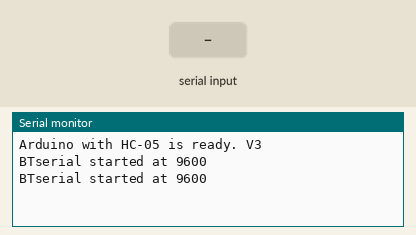
This sketch was run on a simulated Arduino Uno, built with avr-gcc and run on an emulated ATmega328P. Parts: the last lines printed to the serial monitor. Inputs (shaded band) come from the test bench.

Above: at 1.2 s.
1.3 s: "1" received over Serial
At 2.5 s:
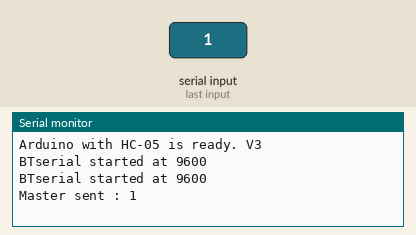
2.8 s: "1" received over the second serial link
At 3.8 s:
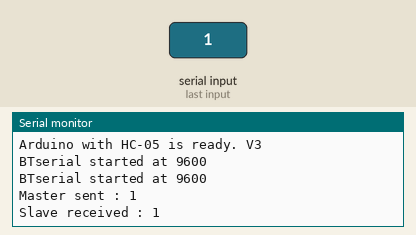
4.3 s: "0" received over Serial
At 4.9 s:
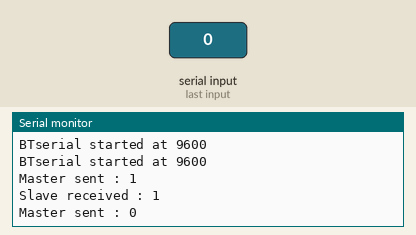
5.8 s: "0" received over the second serial link
At 7.2 s:
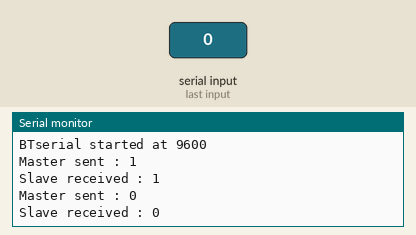

Measured:
- after the input at 1.3 s, the serial monitor: prints a new line at once (image 1)
- after the input at 2.8 s, the serial monitor: prints a new line at once (image 2)
- after the input at 4.3 s, the serial monitor: prints a new line at once (image 3)
- after the input at 5.8 s, the serial monitor: prints a new line at once (image 4)

The sketch:

HC_05.ino
```cpp
#include "Arduino.h"

// Basic Bluetooth sketch HC-05_02_38400
// Connect the HC-05 module and communicate using the serial monitor
//
// The HC-05 defaults to commincation mode when first powered on.
// Needs to be placed in to AT mode
// After a factory reset the default baud rate for communication mode is 38400
//
//
//  Pins
//  BT VCC to Arduino 5V out.
//  BT GND to GND
//  BT RX to Arduino pin 3 (through a voltage divider)
//  BT TX to Arduino pin 2 (no need voltage divider)

#include <SoftwareSerial.h>
SoftwareSerial BTSerial(2, 3); // RX | TX // @suppress("Abstract class cannot be instantiated")
// Connect the HC-05 TX to Arduino pin 2 RX.
// Connect the HC-05 RX to Arduino pin 3 TX through a voltage divider.

char c = ' ';
long int configBaudRate = 38400;
long int commBaudRate = 9600;
bool configMode = false;

String answer;
String msg;

void setup() {
//    configMode = true;
  // start th serial communication with the host computer
  Serial.begin(9600);
  Serial.println();
  Serial.println("Arduino with HC-05 is ready. V3");

  Serial.println("BTserial started at " + String(getBaudRate()));
  BTSerial.begin(getBaudRate());
  Serial.println("BTserial started at " + String(getBaudRate()));
}

void loop() {
  if (configMode)
    loopConfig();
  else
    loopComm();
}

void loopComm() {
  //Read command from monitor
  readSerialPort();

  //Read answer from slave
  while (BTSerial.available()) {
    delay(10);
    if (BTSerial.available() > 0) {
      char c = BTSerial.read();  //gets one byte from serial buffer
      answer += c; //makes the string readString
    }
  }
  //Send data to slave
  if (msg != "") {
    Serial.print("Master sent : ");
    Serial.println(msg);
    BTSerial.print(msg);
    msg = "";
  }
  //Send answer to monitor
  if (answer != "") {
    Serial.print("Slave received : ");
    Serial.println(answer);
    answer = "";
  }

}

void readSerialPort() {
  while (Serial.available()) {
    delay(10);
    if (Serial.available() > 0) {
      char c = Serial.read();  //gets one byte from serial buffer
      msg += c; //makes the string readString
    }
  }
  Serial.flush();
}

void loopConfig() {
  while (BTSerial.available()) {
    Serial.write(BTSerial.read());
  }

  while (Serial.available()) {
    BTSerial.write(Serial.read());
  }
}

long int getBaudRate() {
  if (configMode) {
    //    Serial.println("BaudRate: " + String(configBaudRate));
    return configBaudRate;
  } else {
    //    Serial.println("BaudRate: " + String(commBaudRate));
    return commBaudRate;
  }
}
```
